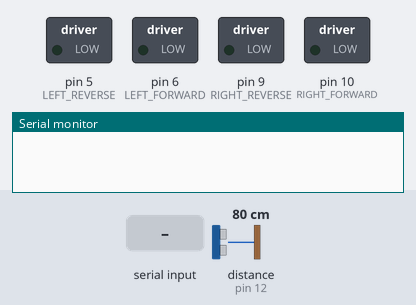
Bench run of a sketch on a simulated Arduino Mega 2560, built with avr-gcc and run on an emulated ATmega2560. On the bench: switched loads named in the sketch (green lamp = pin HIGH), the last lines printed to the serial monitor. Inputs (shaded band) come from the test bench; at power-on: distance to the obstacle (sensor on pin 12) 80 cm. The echo pulse lasts 58.3 µs per cm.

Above: at 1.2 s.
1.3 s: "30,150\n" received over Serial
At 1.91 s:
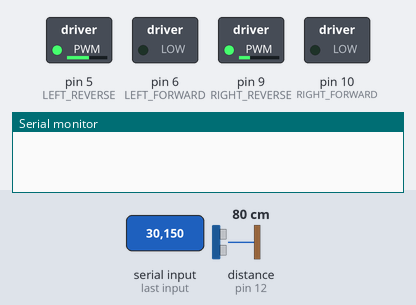
4.3 s: "1\n" received over Serial
At 5.9 s:
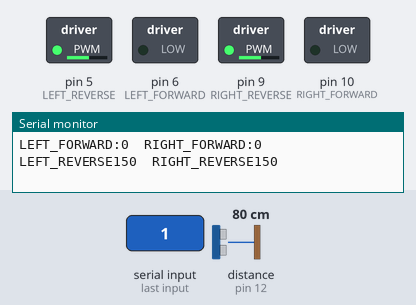
7.3 s: "2\n" received over Serial
At 9.3 s:
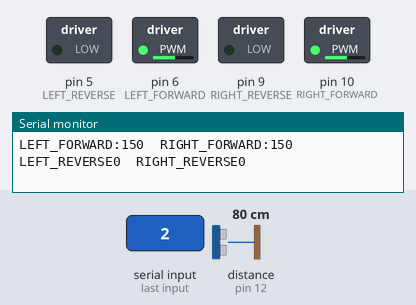
10.3 s: "4\n" received over Serial
At 11.3 s:
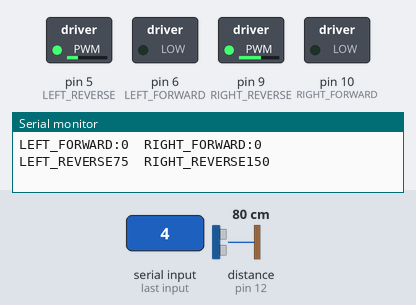
13.3 s: distance to the obstacle (sensor on pin 12) set to 64 cm
14.8 s: distance to the obstacle (sensor on pin 12) set to 54 cm
At 15.8 s:
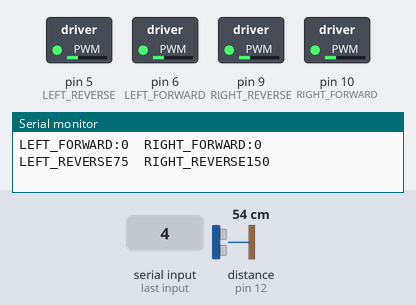
Timing chart, 0 to 18.8 s (numbered marks = the images above; inputs shaded):
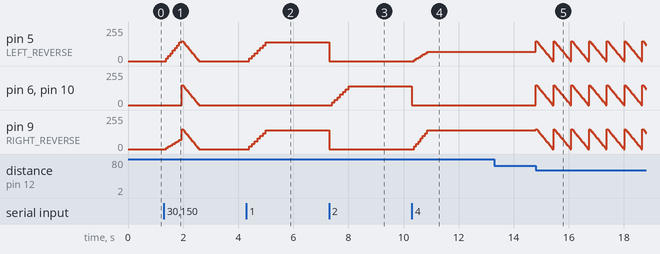

Measured:
- the behaviour switches between 59 and 58 cm on distance to the obstacle (sensor on pin 12) (found by bisection; images 4 and 5)
- after the input at 1.3 s, pin 5 (LEFT_REVERSE), pin 9 (RIGHT_REVERSE): rises from 0/255 to 150/255 in 0.57 s, then falls to 0/255 in 0.60 s
- after the input at 4.3 s, pin 5 (LEFT_REVERSE), pin 9 (RIGHT_REVERSE): moves from 0/255 to 140/255 over 0.60 s, starting after 0.11 s
- after the input at 7.3 s, pin 5 (LEFT_REVERSE), pin 9 (RIGHT_REVERSE): 140/255 → 0/255 at once; pin 6 (LEFT_FORWARD), pin 10 (RIGHT_FORWARD): moves from 0/255 to 140/255 over 0.60 s, starting after 0.11 s
- after the input at 10.3 s, pin 5 (LEFT_REVERSE): moves from 0/255 to 70/255 over 0.48 s, starting after 0.09 s; pin 6 (LEFT_FORWARD), pin 10 (RIGHT_FORWARD): 140/255 → 0/255 at once; pin 9 (RIGHT_REVERSE): moves from 0/255 to 140/255 over 0.48 s, starting after 0.09 s
- after the input at 13.3 s, every drawn part: stays the same

The sketch:

motor_controls_Sonar2.ino
```cpp
#include <NewPing.h>
#define trig_front 13
#define echo_front 12
#define trig_back 4
#define echo_back 2
char c;
char recievedChar;
boolean newData = false;


int LEFT_FORWARD = 6;
int LEFT_REVERSE = 5;
int RIGHT_FORWARD = 10;
int RIGHT_REVERSE = 9;
int spd = 150;
int spdT = 150;
int dly = 100;
int dlyP = 40;
int dlyT = 80;
int READ_RF = A1;
int READ_RR = A2;
int READ_LF = A4;
int READ_LR = A5;
int thresh = 60;
NewPing sonar_front(trig_front, echo_front,250);
NewPing sonar_back(trig_back, echo_back,250);

//define sonar distance variables
long duration;
int distance;
float dist_front;
float dist_back;

unsigned long timestamp1;
unsigned long timestamp2;
bool movingForward = false;
bool movingReverse = false;
unsigned int pingSpeed_F = 50;
unsigned int pingSpeed_B = 75;
unsigned long pingTimer;
unsigned long pingTimer_B;
bool debug = false;
void setup()
{

  pinMode(LEFT_FORWARD,OUTPUT);
  pinMode(LEFT_REVERSE,OUTPUT);
  pinMode(RIGHT_FORWARD,OUTPUT);
  pinMode(RIGHT_REVERSE,OUTPUT);
  pinMode(READ_RF, INPUT);
  pinMode(READ_RR, INPUT);
  pinMode(READ_LF, INPUT);
  pinMode(READ_LR, INPUT);
  Serial.begin(9600);

}


void loop()
{
  if(millis() >= pingTimer){
    pingTimer += pingSpeed_F;
    sonar_front.ping_timer(echoCheck);
  }


  if(dist_front < thresh){

    PAUSE(spd, dlyP);
    if(debug==true){
      Serial.print("distance:  "); Serial.print(dist_front);
      Serial.println(" stopping");
    }
    recvInfo();
    moveUsingInput();
  }
  else{

      recvInfo();
      moveUsingInput();
  }

}

void echoCheckBack(){
  if(sonar_back.check_timer()){
    dist_back = (sonar_back.ping_result / US_ROUNDTRIP_CM);
  }
}
void echoCheck() { // Timer2 interrupt calls this function every 24uS where you can check the ping status.
  // Don't do anything here!
  if (sonar_front.check_timer()) { // This is how you check to see if the ping was received.
    // Here's where you can add code.
    //Serial.print("front distance: ");
    dist_front = (sonar_front.ping_result / US_ROUNDTRIP_CM);
    //dist_back = (sonar_back.ping_result / US_ROUNDTRIP_CM);
    //Serial.print(dist_front); // Ping returned, uS result in ping_result, convert to cm with US_ROUNDTRIP_CM.
    //Serial.println("cm");
  }
  // Don't do anything here!
}

void readValues(){

      Serial.println(analogRead(READ_RF));
      Serial.println(analogRead(READ_RR));
      Serial.println(analogRead(READ_LF));
      Serial.println(analogRead(READ_LR));
}
void moveUsingInput(){
  int control = (recievedChar - '0');

  if(newData == true){
    if(debug==true){
      Serial.print("control value   is:"); Serial.print(control);
    }

    if(control == 1){
      FORWARD(spd, dly);
      if(debug == true){
        Serial.println("moving forward");
      }
    }
    else if (control == 2){
      REVERSE(spd, dly);
      if(debug==true){
        Serial.println("moving reverse");
      }
    }
    else if (control == 3){

      LEFT(spdT, dlyT);
      if(debug==true){
        Serial.println("moving left");
      }

    }
    else if (control == 4){
      RIGHT(spdT, dlyT);
      if(debug==true){
        Serial.println("moving right");
      }
    }
    else if(control == 5){
      PAUSE(spd, dlyP);
      if(debug==true){
        Serial.println("paused");
      }
    }
    else if(control == 6){
      spd = spd + 20;
      spdT = spdT + 20;
      if(debug==true){
        Serial.print("increasing speed to "); Serial.print(spd); Serial.println(" pwm");
      }
    }
    else if(control == 7){
      spd = spd - 20;
      spdT = spdT - 20;
      if(debug==true){
        Serial.print("decreasing speed to "); Serial.print(spd); Serial.println(" pwm");
      }
    }
    else{
      if(debug==true){
        Serial.println("unknown input");
        PAUSE(spd,dlyP);
      }

    }
    if(debug){
      Serial.println("");
    }

  }
  newData = false;
  recvInfo();
}

void FORWARD(int spd, int dly)
{
  movingForward = true;
  movingReverse = false;
  for(int i=0;i<=spd;i+=20){

    analogWrite(LEFT_FORWARD,0);
    analogWrite(RIGHT_FORWARD, 0);
    analogWrite(LEFT_REVERSE,i);
    analogWrite(RIGHT_REVERSE,i);
    delay(dly);
  }
  Serial.print("LEFT_FORWARD:");Serial.print(0);Serial.print("  RIGHT_FORWARD:");Serial.print(0);Serial.print("  LEFT_REVERSE");Serial.print(spd);Serial.print("  RIGHT_REVERSE");Serial.println(spd);
}


void REVERSE(int spd, int dly)
{
  movingForward = false;
  movingReverse = true;
  for(int i=0;i<=spd;i+=20){

    analogWrite(LEFT_FORWARD,i);
    analogWrite(RIGHT_FORWARD, i);
    analogWrite(LEFT_REVERSE,0);
    analogWrite(RIGHT_REVERSE,0);
    delay(dly);
  }
  Serial.print("LEFT_FORWARD:");Serial.print(spd);Serial.print("  RIGHT_FORWARD:");Serial.print(spd);Serial.print("  LEFT_REVERSE");Serial.print(0);Serial.print("  RIGHT_REVERSE");Serial.println(0);
}

void LEFT(int spd, int dly)
{
  movingForward = false;
  movingReverse = false;
  for(int i=0;i<=spd;i+=20){

    analogWrite(LEFT_FORWARD,0);
    analogWrite(RIGHT_FORWARD, 0);
    analogWrite(LEFT_REVERSE,i);
    analogWrite(RIGHT_REVERSE,i/2);
    delay(dly);
  }
  Serial.print("LEFT_FORWARD:");Serial.print(0);Serial.print("  RIGHT_FORWARD:");Serial.print(0);Serial.print("  LEFT_REVERSE");Serial.print(spd);Serial.print("  RIGHT_REVERSE");Serial.println(spd/2);
}
void RIGHT(int spd, int dly)
{
  //int spdR = spd*2;
  movingForward = false;
  movingReverse = false;
  for(int i=0;i<=spd;i+=20){
    analogWrite(LEFT_FORWARD,0);
    analogWrite(RIGHT_FORWARD,0);
    analogWrite(LEFT_REVERSE,i/2);
    analogWrite(RIGHT_REVERSE,i);
    delay(dly);
  }
  Serial.print("LEFT_FORWARD:");Serial.print(0);Serial.print("  RIGHT_FORWARD:");Serial.print(0);Serial.print("  LEFT_REVERSE");Serial.print(spd/2);Serial.print("  RIGHT_REVERSE");Serial.println(spd);
}

void PAUSE(int spd, int dly)
{
  movingForward = false;
  movingReverse = false;
  for(int i=spd; i>=0;i-=10){
    analogWrite(LEFT_FORWARD,i);
    analogWrite(RIGHT_FORWARD, i);
    analogWrite(LEFT_REVERSE,i);
    analogWrite(RIGHT_REVERSE,i);
    delay(dly);
  }
}


void recvInfo(){
  if(Serial.available() > 0){
    recievedChar = Serial.read();
    newData = true;
  }
}
```
